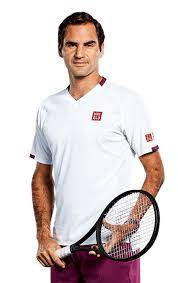
#> input picture 3-Faces/download.jpg, 178 x 283 px, found by its file name
$ jupyter execute --allow-errors face_recognition.ipynb
#> lines starting #> are read from the running program, lines starting #| are printed output that depends on the picture
[cell 1]
import numpy as np
import cv2 as cv

haar_cascade = cv.CascadeClassifier('haar_face.xml')

[cell 2]
# features = np.load('features.npy')
# labels = np.load('labels.npy')
people = ['lionel_messi', 'maria_sharapova', 'roger_federer', 'serena_williams', 'virat_kohli']

face_recognizer = cv.face.LBPHFaceRecognizer_create()
#> (the rest of this cell did not finish here and is left out)

[cell 3]
img = cv.imread(r'C:\Users\khatr\Downloads\jupitor_notebook\Deep_Learning\Open-cv\3-Faces\download.jpg')
#> img is the input picture: shape (283, 178, 3); mean B, G, R 210.3, 210.3, 220.2
gray = cv.cvtColor(img, cv.COLOR_BGR2GRAY)
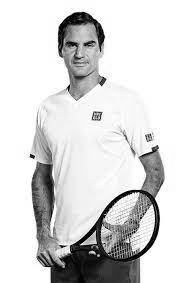
#> gray: shape (283, 178); min 0, max 255, mean 213.2
cv.imshow('Person', gray)
cv.waitKey(0)

[cell 4]
# Detect the face in the image
faces_rect = haar_cascade.detectMultiScale(gray, 1.1, 4)
#> faces_rect = [[54, 24, 54, 54]]

#> (the rest of this cell did not finish here and is left out)
